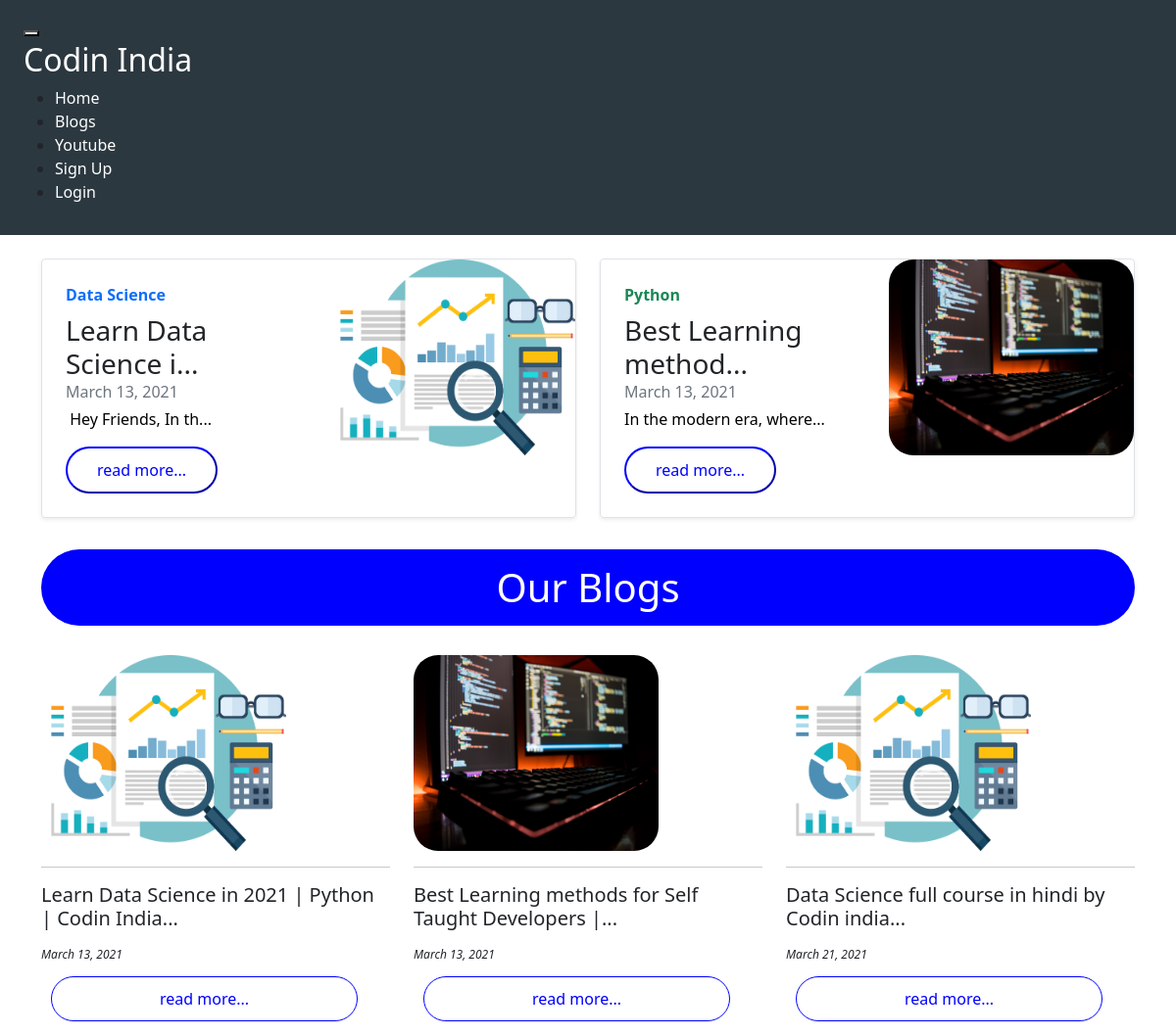
Screenshot of /blog/ with the database file from the repository.
### website/models.py (models this page shows, shortened)
class AddBlog(models.Model):
    post_id = models.AutoField(primary_key=True)
    title = models.CharField(max_length=200)
    img = models.ImageField(null=True, blank=True)
    pub_date = models.DateField(default=date.today)
    category = models.CharField(max_length=200, blank=True)
    sub_category = models.CharField(max_length=200, blank=True)
    tags = TaggableManager(blank=True)
    texteditor = RichTextUploadingField(blank=True, null=True)
    author= models.CharField(max_length=150, default="Codin India")

### website/views.py (the view)
# urls.py: 2. Add a URL to urlpatterns:  path('blog/', include('blog.urls'))
def blog(request):
    blogs = AddBlog.objects.all()
    context = {'blogs': blogs}
    return render(request, "website/blog.html", context)

### website/templates/website/blog.html (shortened to what this page needs)
{%extends 'website/index.html'%}
{% block css %}
    <link rel="stylesheet" href="https://dhbhdrzi4tiry.cloudfront.net/cdn/sites/foundation.min.css">
    <link rel="stylesheet" href="https://pro.fontawesome.com/releases/v5.10.0/css/all.css"/>
    <link rel="stylesheet" href="../../../static/css/main.css">
    <link rel="stylesheet" href="../../../static/css/blog.css">
    <link href="https://cdn.jsdelivr.net/npm/bootstrap@5.0.0-beta2/dist/css/bootstrap.min.css" rel="stylesheet">
    {% endblock css %}
{% load static %}
{% block content %}
    <main class="container mt-4">
      <div class="row mb-2">
        <div class="col-md-6">
          <div class="row g-0 border rounded overflow-hidden flex-md-row mb-4 shadow-sm h-md-250 position-relative">
            <div class="col p-4 d-flex flex-column position-static">
              <strong class="d-inline-block mb-2 text-primary">Data Science</strong>
              <h3 class="mb-0">{{blogs.0.title|slice:"0:20"}}...</h3>
              <div class="mb-1 text-muted">{{blogs.0.pub_date}}</div>
              <p class="card-text mb-auto">{{blogs.0.texteditor|safe|slice:"0:55"}}...</p>
              <form action="{%url 'readblog' blogs.0.pk %}">
                <input class="readmores" type="submit" value="read more...">
              </form>
            </div>
            <div class="col-auto d-none d-lg-block">
              <img class="myblogimg" src="/media/{{blogs.0.img}}" alt="">
            </div>
          </div>
        </div>
        <div class="col-md-6">
          <div class="row g-0 border rounded overflow-hidden flex-md-row mb-4 shadow-sm h-md-250 position-relative">
            <div class="col p-4 d-flex flex-column position-static">
              <strong class="d-inline-block mb-2 text-success">Python</strong>
              <h3 class="mb-0">{{blogs.1.title|slice:"0:20"}}...</h3>
              <div class="mb-1 text-muted">{{blogs.1.pub_date}}</div>
              <p class="mb-auto">{{blogs.1.texteditor|safe|slice:"0:55"}}...</p>
              <form action="{%url 'readblog' blogs.1.pk %}">
                <input class="readmores" type="submit" value="read more...">
              </form>
            </div>
            <div class="col-auto d-none d-lg-block">
              <img class="myblogimg" src="/media/{{blogs.1.img}}" alt="">
            </div>
          </div>
        </div>
      </div>
      <h1 class="myheadings">Our Blogs</h1>
      <div class="row">
        {% for i in blogs %}
        <div class="col-md-4">
          <img class="myblogimg" src="/media/{{i.img}}" alt="">
          <hr>
          <h5>{{i.title|slice:"0:50"}}...</h5>
          <sub><em>{{i.pub_date}}</em></sub>
          <form action="{%url 'readblog' i.pk %}">
            <input class="readmore" type="submit" value="read more...">
          </form>
        </div>
      {% endfor %}
    </div>
    </main>
{% endblock content %}

### website/templates/website/index.html (shortened to what this page needs)
<!doctype html>
<html class="no-js" lang="en">
  <head>
    {% block css %}{% endblock css %}
  </head>
  <body>
    {% block nav %}
    <nav class="top-bar topbar-responsive">
      <div class="top-bar-title">
        <span data-responsive-toggle="topbar-responsive" data-hide-for="medium">
          <button class="menu-icon" type="button" data-toggle></button>
        </span>
        <a class="topbar-responsive-logo" href="/"><h2>Codin India</h2></a>
      </div>
      <div id="topbar-responsive" class="topbar-responsive-links">
        <div class="top-bar-right">
          <ul class="menu simple vertical medium-horizontal">
            <li><a href="/">Home</a></li>
            <li><a href="{% url 'blog' %}">Blogs</a></li>
            <li><a href="https://www.youtube.com/channel/UCa9umeRS8bWgPy7XJ1j3WUw/playlists">Youtube</a></li>
            <li><a href="{% url 'signup'%}">Sign Up</a></li>
            <li>
                {% if request.user.is_authenticated %}
                   <a href="{% url 'logout' %}">Logout</a>
                {% else %}
                   <a href="{% url 'login' %}">Login</a>
                {% endif %}
            </li>
          </ul>
        </div>
      </div>
    </nav>
    {% endblock nav %}
    {% block content %}{% endblock content %}
  </body>
</html>

### static/css/main.css (style rules this page uses)
.topbar-responsive { background: #2c3840; padding: 1rem 1.5rem; }
.topbar-responsive .topbar-responsive-logo { color: #fefefe; vertical-align: middle; }
.topbar-responsive .menu { background: #2c3840; }
.topbar-responsive .menu li:last-of-type { margin-right: 0; }
.topbar-responsive .menu a { color: #fefefe; transition: color 0.15s ease-in; }

### static/css/blog.css (style rules this page uses)
nav a { text-decoration: none; }
.myheadings { text-align: center; width: 100%; padding: 15px; color: white; background-color: blue; border-radius: 50px; margin-bottom: 30px; }
.myblogimg { width: 250px; height: 200px; border-radius: 25px; }
.readmore { border: 1px solid blue; color: blue; background-color: white; margin: 15px 10px; padding: 10px 110px; border-radius: 33px; }
.readmores { padding: 10px 30px; color: blue; background-color: white; border-radius: 33px; border-color: blue; }

### rows the page displays
AddBlog: title "Learn Data Science i", pub_date "March 13, 2021", texteditor "Hey Friends, In th", img (picture), title "Learn Data Science in 2021 | Python | Codin India"
AddBlog: title "Best Learning method", pub_date "March 13, 2021", texteditor "In the modern era, where", img (picture), title "Best Learning methods for Self Taught Developers |"
AddBlog: img (picture), title "Data Science full course in hindi by Codin india", pub_date "March 21, 2021"
